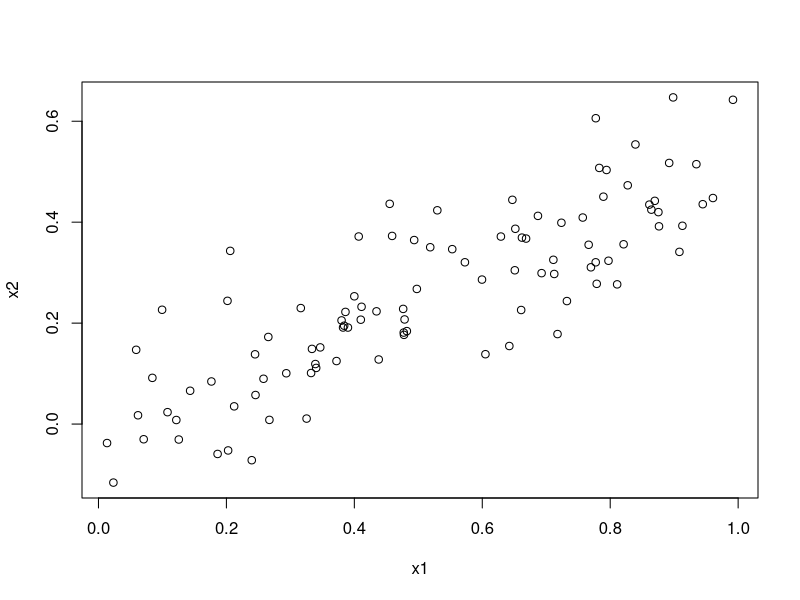
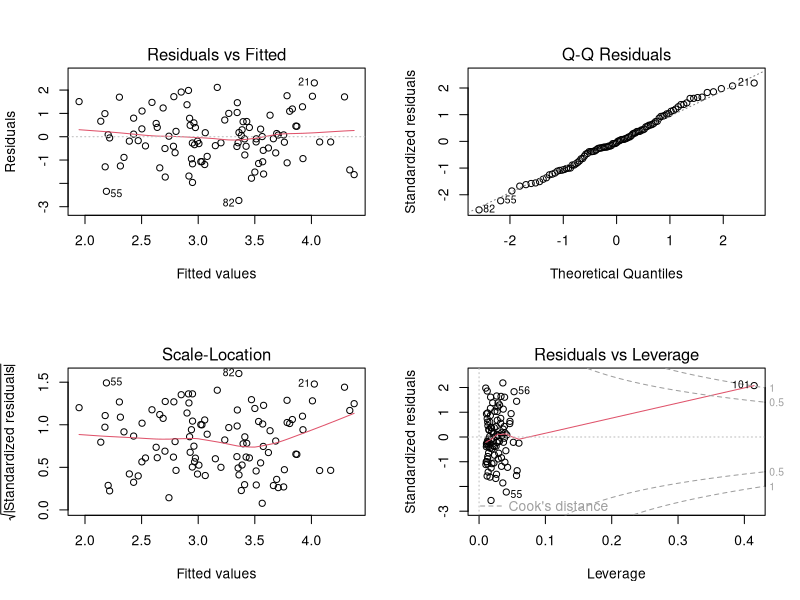
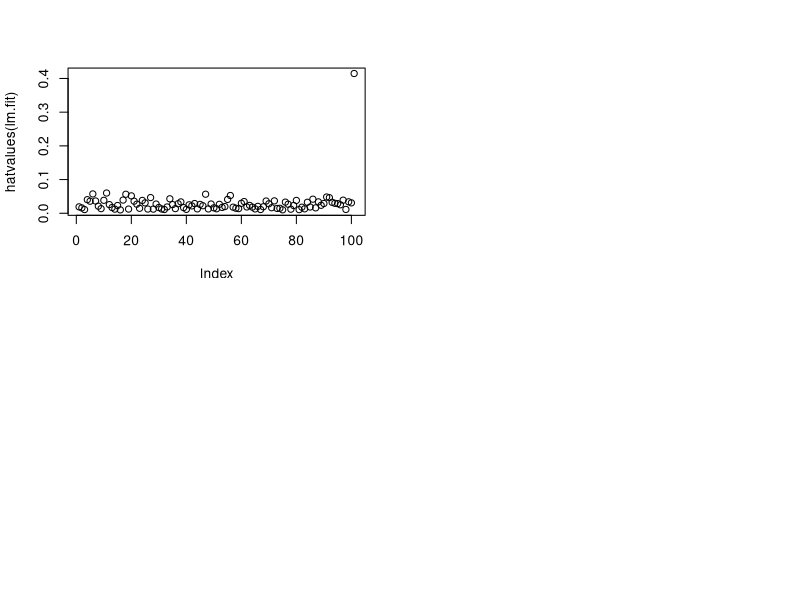
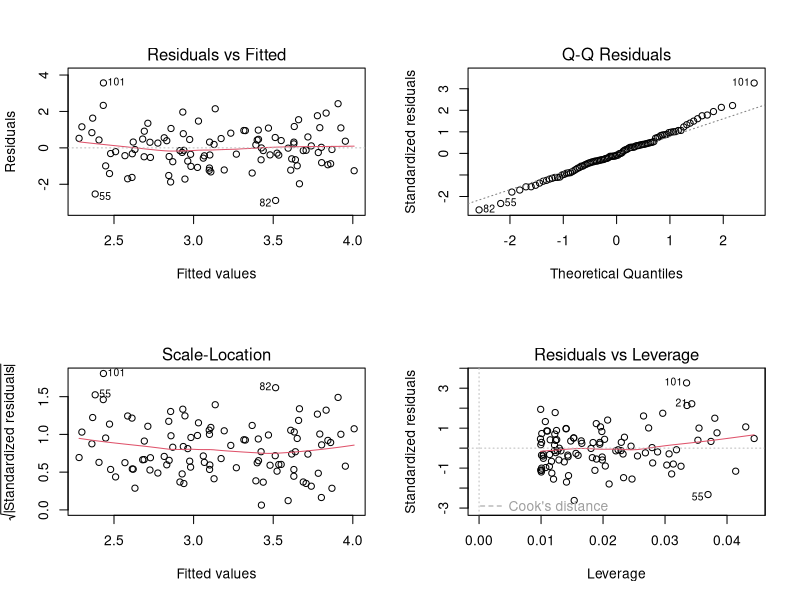
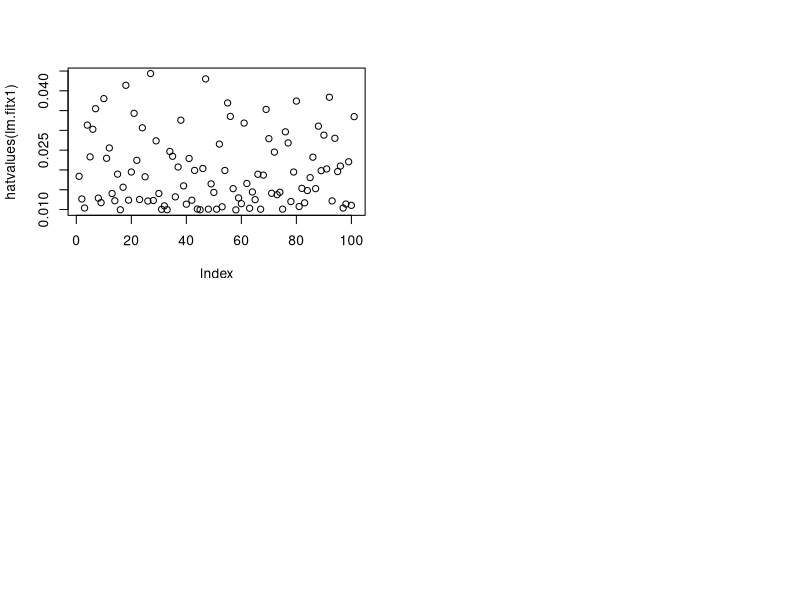
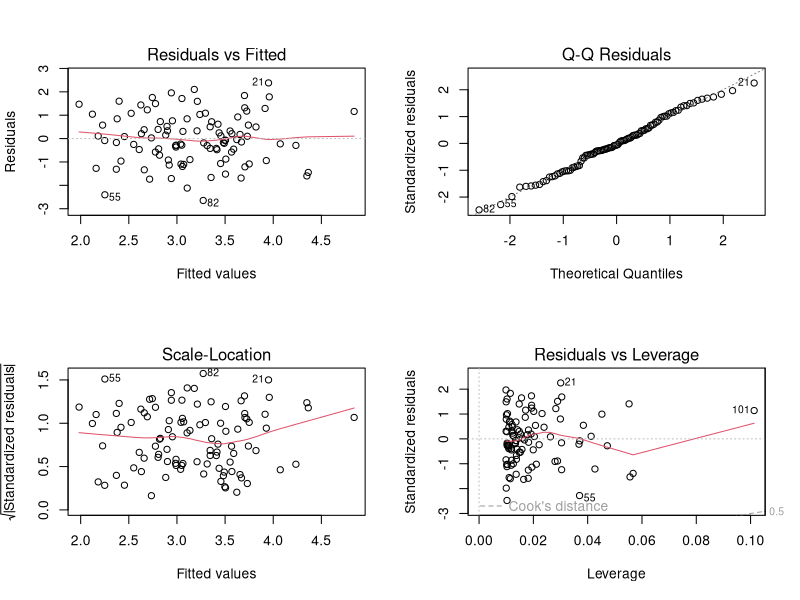
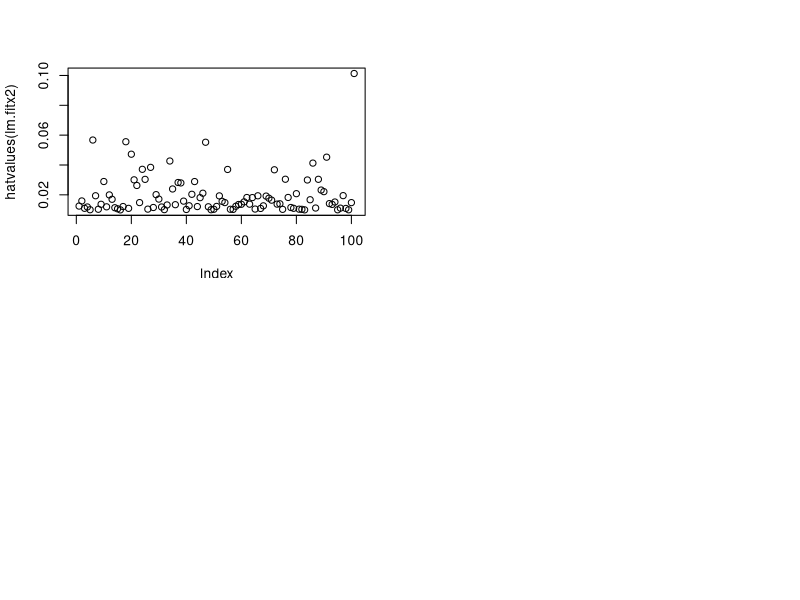

Write the R code that produced these figures, in order.
#--------------------14--------------------------
#----(a)----
set.seed(1)
x1=runif(100)
x2=0.5*x1+rnorm(100)/10
y=2+2*x1+0.3*x2+rnorm(100)
#beta0=2,beta1=2,beta2=0.3
#-----(b)------
cor(x1,x2)
#x1 and x2 are highly correlated =0.84
plot(x1,x2)
#--------(c)------------
lm.fit=lm(y~x1+x2)
summary(lm.fit)
#beta0=2.130,beta1=1.440,beta2=1.01
#beta0 pr(>|t|)=6e-15 hence can be rejected,cannot reject beta2 since pr(>|t|)0.375
#--------(d)----------------
lm.fitx1=lm(y~x1)
summary(lm.fitx1)
#Pr(>|t|) values are very close to zero hence we can reject null hypothesis.
#--------(e)-----------
lm.fitx2=lm(y~x2)
summary(lm.fitx2)
#Pr(>|t|) values are very close to zero hence we can reject null hypothesis.
#-------(f)------------
#No since x1 and x2 are highly correlated one of them becomes redudendent when considered together.
#--------(g)-----------
x1=c(x1,0.1)
x2=c(x2,0.8)
y=c(y,6)
lm.fit=lm(y~x1+x2)
summary(lm.fit) #RSE=1.1,R^2=0.219,Pr(>|t|) for beta0 = zero.Coeff 2.227,0.539,2.515
par(mfrow=c(2,2))#there is leverage: from residual vs lenerage plot
plot(lm.fit)
plot(hatvalues(lm.fit))
which.max (hatvalues (lm.fit))
lm.fitx1=lm(y~x1)
summary(lm.fitx1) #RSE=1.1,R^2=0.156,Both Pr(>|t|) close to zero.Coeff 2.257,1.766
par(mfrow=c(2,2)) #there is outlier : from residual vs fitted and q-q plots
plot(lm.fitx1)
plot(hatvalues(lm.fitx1))
which.max (hatvalues (lm.fitx1))
lm.fitx2=lm(y~x2)
summary(lm.fitx2) #RSE=1.1,R^2=0.212,Both Pr(>|t|) close to zero.Coeff 2.34,3.11
par(mfrow=c(2,2)) #there is a leverage from residual vs leverage plot
plot(lm.fitx2)
plot(hatvalues (lm.fitx2)) 
which.max (hatvalues (lm.fitx2))

